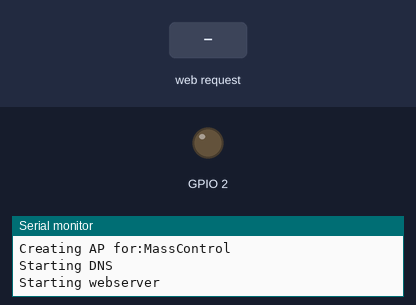
Recording of a sketch running on a simulated ESP8266 (NodeMCU). On the bench: output pins drawn as LEDs (lit = HIGH), the last lines printed to the serial monitor. Inputs (shaded band) come from the test bench. Storage starts empty.

Above: at 1.2 s.
1.3 s: HTTP request GET /toggle received
At 2.3 s:
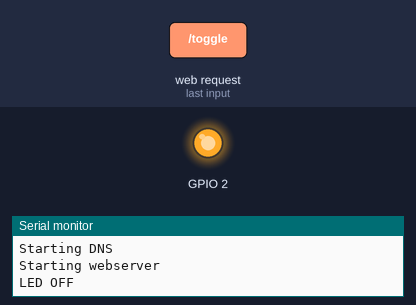
Timing chart, 0 to 4.3 s (numbered marks = the images above; inputs shaded):
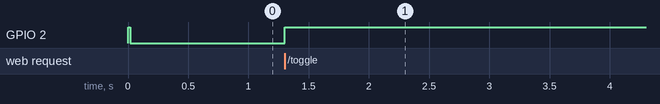

The sketch:

webpage.ino
```cpp
#include <ESP8266WiFi.h>
#include <DNSServer.h>
#include <ESP8266WebServer.h>
#include <FS.h>

const byte DNS_PORT = 53;
IPAddress apIP(192, 168, 1, 1);
DNSServer dnsServer;
ESP8266WebServer webServer(80);

// wifi network name
String Wifi_Name = "MassControl";
char wifiNameBuf[50];

bool streamFileIfExists(String path)
{
    if (SPIFFS.exists(path)) {
        String contentType = "text/html";
        File f = SPIFFS.open(path, "r");
        webServer.sendHeader("Cache-Control", "max-age=36000");
        webServer.streamFile(f, contentType);
        f.close();
        return true;
    }
    return false;
}

void toggleLED()
{
    int value;

    value = digitalRead(2);

    digitalWrite(2, !(value)); //toogle the led

    if(!(value)) //value == 0
    {
        webServer.send(200, "text/plain", "OFF");
        Serial.println("LED OFF");
    }
    else //value == 1
    {
        webServer.send(200, "text/plain", "ON");
        Serial.println("LED ON");
    }

}

void responseHTML()
{
    String path = webServer.uri();
    path += "index";

    if (!streamFileIfExists(path) &&
        !streamFileIfExists(path + ".html")) {
        webServer.send(404, "text/plain",
            "File not found, in ESP8266FS flash.\n\n"
            "Did you run Tools -> ESP8266 Sketch Data Upload?");
    }
}

void setup() {

  Serial.begin(115200);                        //  start serial for debug
  Serial.println("Setting up ...");

  pinMode(2, OUTPUT);     // Initialize the BUILTIN_LED pin as an output
  digitalWrite(2, HIGH);  //Switch Off  LED


  Serial.println("Opening SPIFFS");
  SPIFFS.begin();
  Dir dir = SPIFFS.openDir("/");

  Serial.print("Creating AP for:");
  Serial.println(Wifi_Name);
  WiFi.mode(WIFI_AP);
  WiFi.softAPConfig(apIP, apIP, IPAddress(255, 255, 255, 0));
  Wifi_Name.toCharArray(wifiNameBuf, 50);
  WiFi.softAP(wifiNameBuf);

  // if DNSServer is started with "*" for domain name, it will reply with
  // provided IP to all DNS request
  Serial.println("Starting DNS");
  dnsServer.start(DNS_PORT, "*", apIP);

  // replay to all requests with same HTML
  webServer.onNotFound(responseHTML);

  webServer.on("/toggle", HTTP_GET, toggleLED);

  Serial.println("Starting webserver");
  webServer.begin();

  digitalWrite(2, LOW); //Switch On LED
}

void loop() {
  dnsServer.processNextRequest();
  webServer.handleClient();
}
```

Measured:
- after the input at 1.3 s, GPIO 2: LOW → HIGH at once
